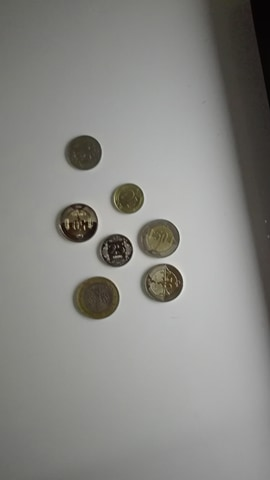
#> input picture coins/test1.jpg, 270 x 480 px, given in place of the camera
$ python script.py
#> lines starting #> are read from the running program, lines starting #| are printed output that depends on the picture; after the words box and inside, x2 and y2 are one past the last pixel; in counts of white or black regions, pixels touching at a corner belong together
import numpy as np
import cv2
import pyttsx3

engine = pyttsx3.init()

cap = cv2.VideoCapture(0)

def run_main():

    while(True):
        # Capture frame-by-frame
        ret, frame = cap.read()
#> frame is the input picture: shape (480, 270, 3); mean B, G, R 133.4, 136.9, 137.3
        cv2.imshow("frame",frame)
        gray = cv2.cvtColor(frame, cv2.COLOR_BGR2GRAY)
        gray_blur = cv2.GaussianBlur(gray, (15, 15), 0)
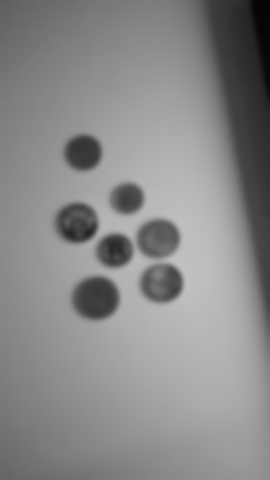
#> gray_blur: shape (480, 270); min 5, max 194, mean 136.7
        circles = cv2.HoughCircles(gray_blur,cv2.HOUGH_GRADIENT,1,20, param1=50,param2=30,minRadius=0,maxRadius=0)
#> circles = [[83.5, 152.5, 18], [96.5, 297.5, 22.2], [162.5, 282.5, 19.3], [76.5, 222.5, 20.1], [159.5, 237.5, 19.3], [114.5, 251.5, 18], [126.5, 197.5, 16.5]]

        largestRadius = 0
        if circles is not None:
            circles = np.uint16(np.around(circles))
#> circles = [[84, 152, 18], [96, 298, 22], [162, 282, 19], [76, 222, 20], [160, 238, 19], [114, 252, 18], [126, 198, 16]]
            for i in circles[0,:]:
                if largestRadius < i[2]:
                    largestRadius = i[2]
#> this loop made 7 passes
#> (i, largestRadius) on passes 1 to 2: ([84, 152, 18], 18), ([96, 298, 22], 22)
#> after the loop, largestRadius = 22
            print(largestRadius)
#| 22
            change = 0
            for i in circles[0,:]:
                    cv2.circle(frame,(i[0],i[1]),i[2],(0,255,0),2)
                    cv2.circle(frame, (i[0], i[1]),2, (0,0,255), 3)
                    radius = i[2]
                    ratio = ((radius*radius) / (largestRadius*largestRadius))
                    print(radius)
                    if(ratio >= 0.90 and radius >= 55):
                        change = change + .25
                    elif((ratio >=0.70) and (ratio < 0.90) and (radius >= 49) and (radius <= 51)):
                        change = change + 0.05
                    elif((ratio >= 0.55) and (ratio < 0.70) and (radius >= 45) and (radius <= 47)):
                        change = change + 0.01
                    elif(ratio < 0.55):
                        change = change + 0.1
#> this loop made 7 passes
#> (i, radius, ratio, change) on pass 7: ([126, 198, 16], 16, 0.529, 0.1)
#> (i, radius, ratio) on passes 1 to 6: ([84, 152, 18], 18, 0.669), ([96, 298, 22], 22, 1), ([162, 282, 19], 19, 0.746), ([76, 222, 20], 20, 0.826), ([160, 238, 19], 19, 0.746), ([114, 252, 18], 18, 0.669)
#| 18
#| 22
#| 19
#| 20
#| 19
#| 18
#| 16
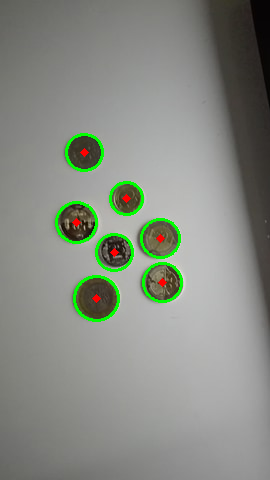
#> frame: shape (480, 270, 3); 2.15% of pixels changed, all inside (x1, y1, x2, y2) = (55, 133, 183, 322)
#> after the loop, change = 0.1
            print(change)
#| 0.1
            font = cv2.FONT_HERSHEY_SIMPLEX
#> font = 0
            text = "Total value: " + str("%.2f" % round(change,2)) + " American Dollars"
#> text = 'Total value: 0.10 American Dollars'
            cv2.putText(frame, text, (0,400), font, 0.5, (0, 0, 0), 2, cv2.LINE_AA)
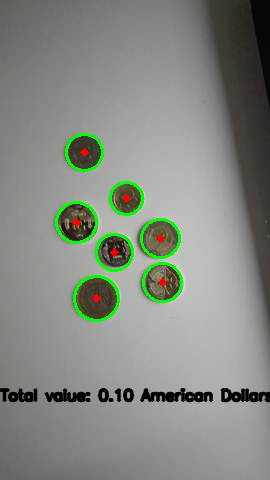
#> frame: shape (480, 270, 3); 2.14% of pixels changed, all inside (x1, y1, x2, y2) = (0, 387, 270, 403)
            cv2.imshow('Detected coins',frame)
            engine.say("You have "+text)
            engine.runAndWait()

    # When everything done, release the capture
    cap.release()
    cv2.destroyAllWindows()

if __name__ == "__main__":
    run_main()

$ run again, on coins/test2.jpg
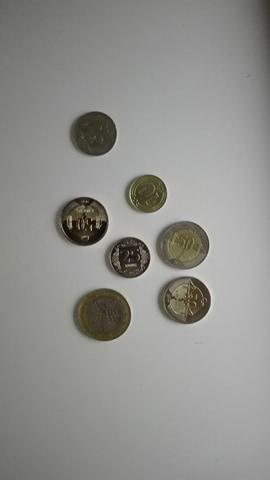
#> input picture coins/test2.jpg, 270 x 480 px, given in place of the camera
#> in run_main, frame is the input picture: shape (480, 270, 3); mean B, G, R 141.2, 144.5, 144.8
#> in run_main, `circles = cv2.HoughCircles(gray_blur,cv2.HOUGH_GRADIENT,1,20, param1=5..`: circles = [[101.5, 315.5, 28.4], [185.5, 299.5, 24.1], [92.5, 132.5, 23.2], [82.5, 219.5, 25.2], [183.5, 245.5, 24.6], [129.5, 257.5, 21], [144.5, 192.5, 21]]
#> in run_main, `circles = np.uint16(np.around(circles))`: circles = [[102, 316, 28], [186, 300, 24], [92, 132, 23], [82, 220, 25], [184, 246, 25], [130, 258, 21], [144, 192, 21]]
#> the loop in run_main, `for i in circles[0,:]:` made 7 passes
#> (i, largestRadius) on pass 1: ([102, 316, 28], 28)
#> after the loop in run_main, `for i in circles[0,:]:`: largestRadius = 28
#| 28
#> the loop in run_main, `for i in circles[0,:]:` made 7 passes
#> (i, radius, ratio) on passes 1 to 7: ([102, 316, 28], 28, 1), ([186, 300, 24], 24, 0.735), ([92, 132, 23], 23, 0.675), ([82, 220, 25], 25, 0.797), ([184, 246, 25], 25, 0.797), ([130, 258, 21], 21, 0.562), ([144, 192, 21], 21, 0.562)
#> (printed output is left out)
#> after the loop in run_main, `for i in circles[0,:]:`:
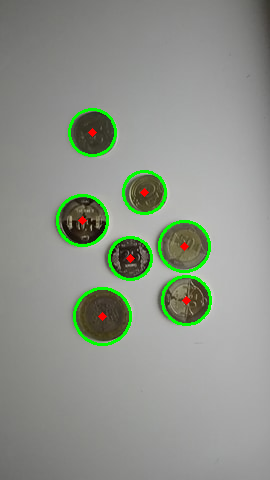
#> frame: shape (480, 270, 3); 2.72% of pixels changed, all inside (x1, y1, x2, y2) = (56, 108, 212, 346)
#> after the loop in run_main, `for i in circles[0,:]:`: change = 0
#| 0
#> text = 'Total value: 0.00 American Dollars'
#> in run_main, `cv2.putText(frame, text, (0,400), font, 0.5, (0, 0, 0), 2, cv2.LINE_AA)`:
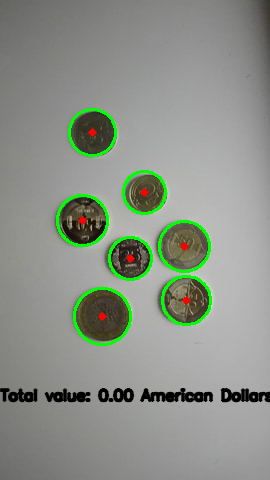
#> frame: shape (480, 270, 3); 2.18% of pixels changed, all inside (x1, y1, x2, y2) = (0, 387, 270, 403)
